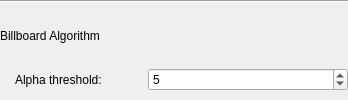
           <widget class="QWidget" name="billboardAlgorithmPanel" native="true">
            <property name="enabled">
             <bool>true</bool>
            </property>
            <property name="sizePolicy">
             <sizepolicy hsizetype="Preferred" vsizetype="Fixed">
              <horstretch>0</horstretch>
              <verstretch>0</verstretch>
             </sizepolicy>
            </property>
            <layout class="QVBoxLayout" name="verticalLayout_2">
             <property name="spacing">
              <number>6</number>
             </property>
             <property name="leftMargin">
              <number>0</number>
             </property>
             <property name="topMargin">
              <number>0</number>
             </property>
             <property name="rightMargin">
              <number>0</number>
             </property>
             <property name="bottomMargin">
              <number>9</number>
             </property>
             <item>
              <widget class="Line" name="billboardAlgorithmLine">
               <property name="orientation">
                <enum>Qt::Horizontal</enum>
               </property>
              </widget>
             </item>
             <item>
              <widget class="QLabel" name="billboardAlgoLabel">
               <property name="text">
                <string>Billboard Algorithm</string>
               </property>
              </widget>
             </item>
             <item>
              <layout class="QHBoxLayout" name="billboardAlphaThresh">
               <item>
                <widget class="QLabel" name="billboardAlphaThreshLabel">
                 <property name="toolTip">
                  <string>&lt;html&gt;&lt;head/&gt;&lt;body&gt;&lt;p&gt;Generated billboard will enclose all pixels with the specified alpha value and higher.&lt;/p&gt;&lt;p&gt;Larger values will typically produce smaller billboards because pixels of a lower opacity will be excluded from the mesh boundaries.&lt;/p&gt;&lt;p&gt;&lt;span style=&quot; font-weight:600;&quot;&gt;Range [0 - 255]&lt;br/&gt;Default [4]&lt;/span&gt;&lt;/p&gt;&lt;/body&gt;&lt;/html&gt;</string>
                 </property>
                 <property name="text">
                  <string>Alpha threshold:</string>
                 </property>
                 <property name="indent">
                  <number>15</number>
                 </property>
                </widget>
               </item>
               <item>
                <spacer name="billboardAlphaThreshSpacer">
                 <property name="orientation">
                  <enum>Qt::Horizontal</enum>
                 </property>
                 <property name="sizeHint" stdset="0">
                  <size>
                   <width>40</width>
                   <height>20</height>
                  </size>
                 </property>
                </spacer>
               </item>
               <item>
                <widget class="QDoubleSpinBox" name="billboardAlphaThreshField">
                 <property name="minimumSize">
                  <size>
                   <width>200</width>
                   <height>0</height>
                  </size>
                 </property>
                 <property name="maximumSize">
                  <size>
                   <width>16777215</width>
                   <height>16777215</height>
                  </size>
                 </property>
                 <property name="toolTip">
                  <string>&lt;html&gt;&lt;head/&gt;&lt;body&gt;&lt;p&gt;Generated billboard will enclose all pixels with the specified alpha value and higher.&lt;/p&gt;&lt;p&gt;Larger values will typically produce smaller billboards because pixels of a lower opacity will be excluded from the mesh boundaries.&lt;/p&gt;&lt;p&gt;&lt;span style=&quot; font-weight:600;&quot;&gt;Range [0 - 255]&lt;br/&gt;Default [4]&lt;br/&gt;&lt;/span&gt;&lt;/p&gt;&lt;/body&gt;&lt;/html&gt;</string>
                 </property>
                 <property name="decimals">
                  <number>0</number>
                 </property>
                 <property name="minimum">
                  <double>0.000000000000000</double>
                 </property>
                 <property name="maximum">
                  <double>255.000000000000000</double>
                 </property>
                 <property name="value">
                  <double>5.000000000000000</double>
                 </property>
                </widget>
               </item>
              </layout>
             </item>
            </layout>
            <zorder>billboardAlgoLabel</zorder>
            <zorder>billboardAlgorithmLine</zorder>
           </widget>
